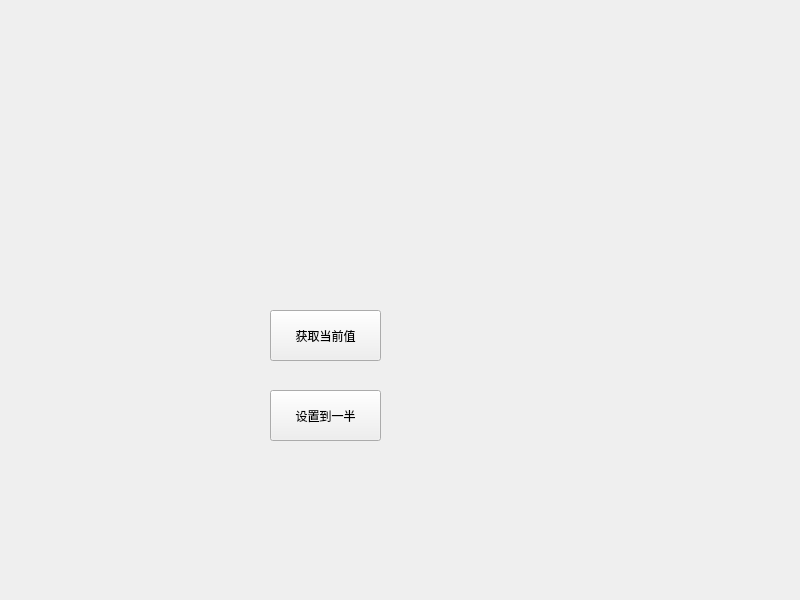
<?xml version="1.0" encoding="UTF-8"?>
<ui version="4.0">
 <class>Widget</class>
 <widget class="QWidget" name="Widget">
  <property name="geometry">
   <rect>
    <x>0</x>
    <y>0</y>
    <width>800</width>
    <height>600</height>
   </rect>
  </property>
  <property name="windowTitle">
   <string>Widget</string>
  </property>
  <widget class="SmallWidget" name="widget" native="true">
   <property name="geometry">
    <rect>
     <x>120</x>
     <y>100</y>
     <width>401</width>
     <height>121</height>
    </rect>
   </property>
  </widget>
  <widget class="QPushButton" name="btn_get">
   <property name="geometry">
    <rect>
     <x>270</x>
     <y>310</y>
     <width>111</width>
     <height>51</height>
    </rect>
   </property>
   <property name="text">
    <string>获取当前值</string>
   </property>
  </widget>
  <widget class="QPushButton" name="btn_set">
   <property name="geometry">
    <rect>
     <x>270</x>
     <y>390</y>
     <width>111</width>
     <height>51</height>
    </rect>
   </property>
   <property name="text">
    <string>设置到一半</string>
   </property>
  </widget>
 </widget>
 <customwidgets>
  <customwidget>
   <class>SmallWidget</class>
   <extends>QWidget</extends>
   <header location="global">smallwidget.h</header>
   <container>1</container>
  </customwidget>
 </customwidgets>
 <resources/>
 <connections/>
</ui>
